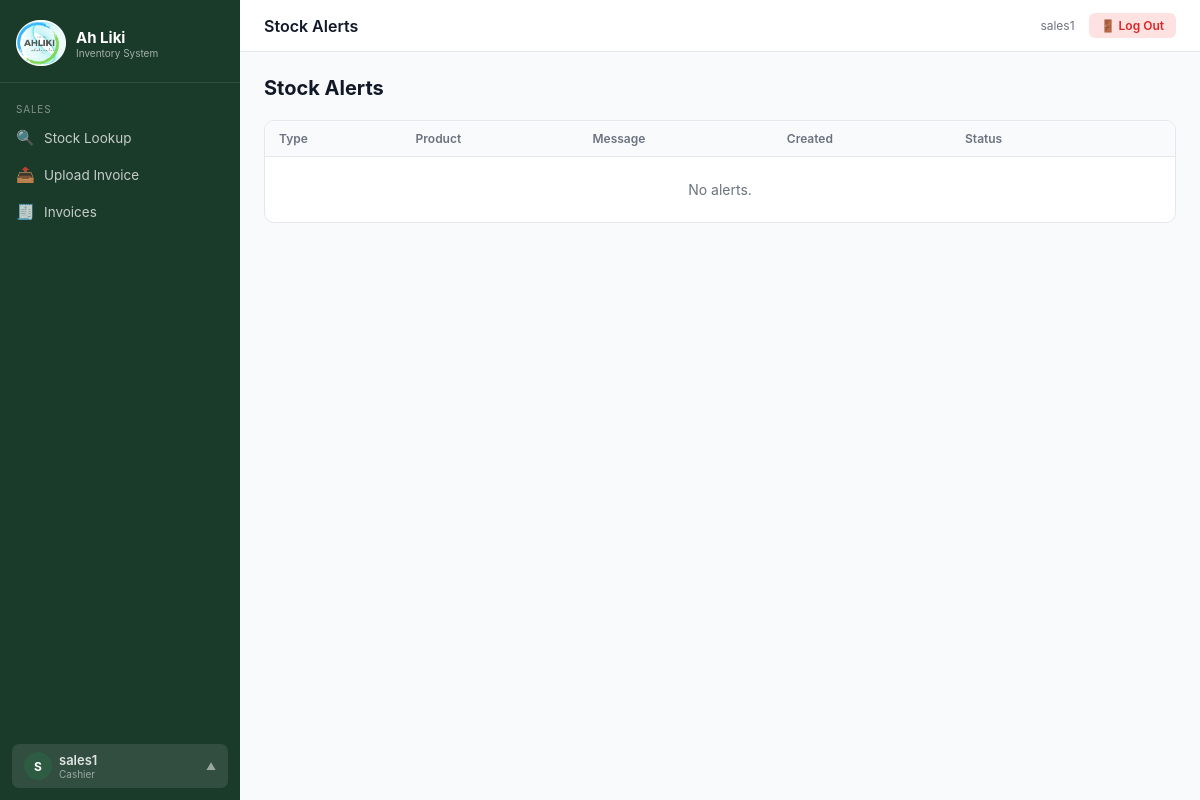
The page /alerts/ (signed in) on the database as committed earlier.
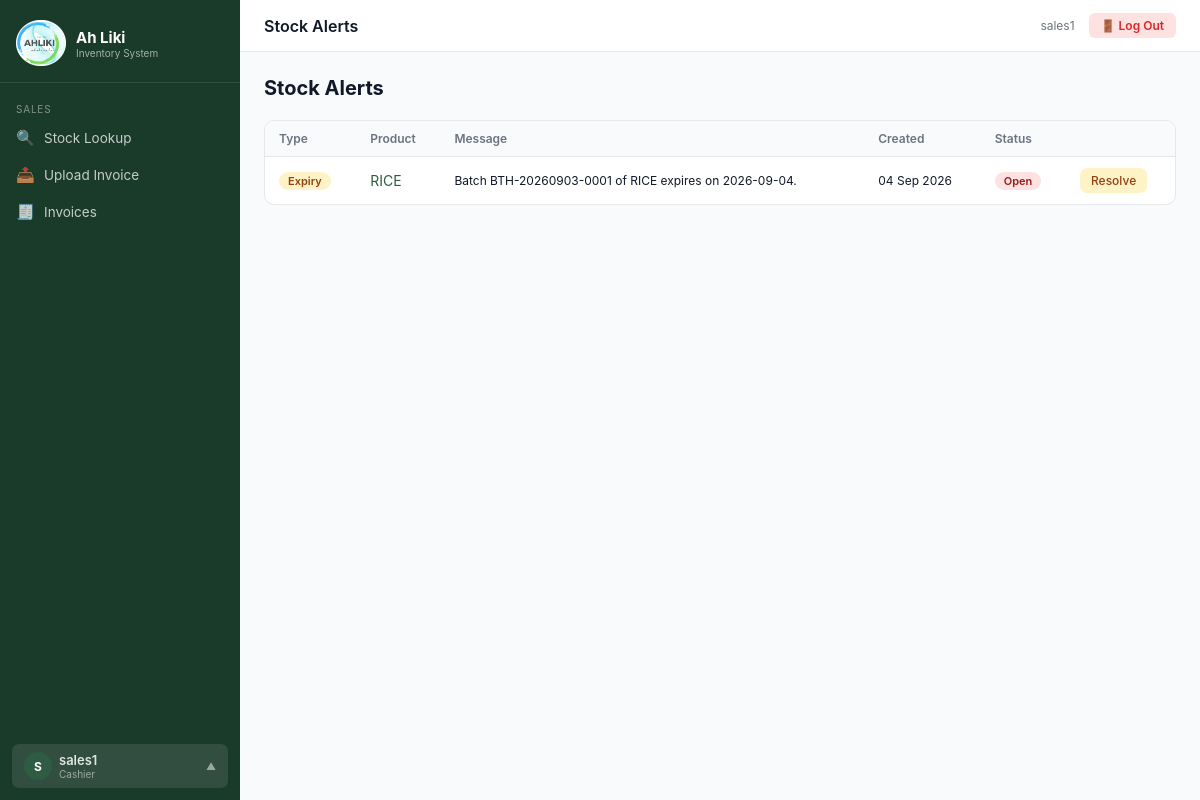
The same page on the database as committed later.
### inventory/models.py (models this page shows, shortened)
class StockAlert(models.Model):
    ALERT_TYPES = [
        ('low_stock', 'Low Stock'),
        ('expiry', 'Expiry Warning'),
        ('discrepancy', 'GRN Discrepancy'),
    ]
    product = models.ForeignKey(Product, on_delete=models.CASCADE, related_name='alerts')
    alert_type = models.CharField(max_length=20, choices=ALERT_TYPES)
    message = models.TextField()
    is_resolved = models.BooleanField(default=False)
    created_at = models.DateTimeField(auto_now_add=True)
    resolved_at = models.DateTimeField(null=True, blank=True)
    resolved_by = models.ForeignKey(User, on_delete=models.SET_NULL, null=True, blank=True)

class Product(models.Model):
    sku = models.CharField(max_length=100, unique=True)
    name = models.CharField(max_length=200)
    category = models.ForeignKey(Category, on_delete=models.SET_NULL, null=True, related_name='products')
    supplier = models.ForeignKey(Supplier, on_delete=models.SET_NULL, null=True, related_name='products')
    unit_price = models.DecimalField(max_digits=10, decimal_places=2)
    cost_price = models.DecimalField(max_digits=10, decimal_places=2, default=0)
    reorder_level = models.PositiveIntegerField(default=10, help_text='Alert when stock falls below this')
    unit = models.CharField(max_length=50, default='each', help_text='e.g. each, kg, litre, carton')
    barcode = models.CharField(max_length=200, blank=True)
    description = models.TextField(blank=True)
    is_active = models.BooleanField(default=True)
    created_at = models.DateTimeField(auto_now_add=True)

### inventory/views.py (the view)
# urls.py: path('alerts/', views.alert_list, name='alert_list'),
@login_required
def alert_list(request):
    alerts = StockAlert.objects.select_related('product').order_by('is_resolved', '-created_at')
    return render(request, 'alerts/list.html', {'alerts': alerts})

### inventory/context_processors.py (called while the page is built)
def alerts_count(request):
    if request.user.is_authenticated:
        return {'open_alerts_count': StockAlert.objects.filter(is_resolved=False).count()}
    return {'open_alerts_count': 0}

### inventory/templatetags/custom_tags.py (called while the page is built)
@register.filter
def user_role(user):
    if not user.is_authenticated:
        return ''
    try:
        from inventory.models import UserProfile
        profile, _ = UserProfile.objects.get_or_create(user=user)
        return profile.role
    except:
        return ''

### templates/alerts/list.html (shortened to what this page needs)
{% extends 'base.html' %}
{% block topbar_title %}Stock Alerts{% endblock %}
{% block content %}
<div class="page-header"><div><h1>Stock Alerts</h1></div></div>
<div class="card">
  <div class="table-wrap">
    <table>
      <thead><tr><th>Type</th><th>Product</th><th>Message</th><th>Created</th><th>Status</th><th></th></tr></thead>
      <tbody>
      {% for a in alerts %}
      <tr style="{% if a.is_resolved %}opacity:0.5{% endif %}">
        <td>{% if a.alert_type == 'low_stock' %}<span class="badge badge-red">Low Stock</span>{% elif a.alert_type == 'expiry' %}<span class="badge badge-amber">Expiry</span>{% else %}<span class="badge badge-blue">Discrepancy</span>{% endif %}</td>
        <td><a href="{% url 'product_detail' a.product.pk %}">{{ a.product.name }}</a></td>
        <td style="font-size:12px">{{ a.message }}</td>
        <td style="font-size:12px">{{ a.created_at|date:"d M Y" }}</td>
        <td>{% if a.is_resolved %}<span class="badge badge-green">Resolved</span>{% else %}<span class="badge badge-red">Open</span>{% endif %}</td>
        <td>{% if not a.is_resolved %}<a href="{% url 'alert_resolve' a.pk %}" class="btn btn-sm btn-amber">Resolve</a>{% endif %}</td>
      </tr>
      {% empty %}<tr><td colspan="6" style="text-align:center;color:var(--gray-500);padding:24px">No alerts.</td></tr>{% endfor %}
      </tbody>
    </table>
  </div>
</div>
{% endblock %}

Rows that differ between the two databases and show on the page:
added StockAlert: alert_type "Expiry", product.name "RICE", message "Batch BTH-20260903-0001 of RICE expires on 2026-09-04.", created_at "04 Sep 2026", is_resolved "Open"
Other text that changed with them:
text no longer shown: "No alerts."
